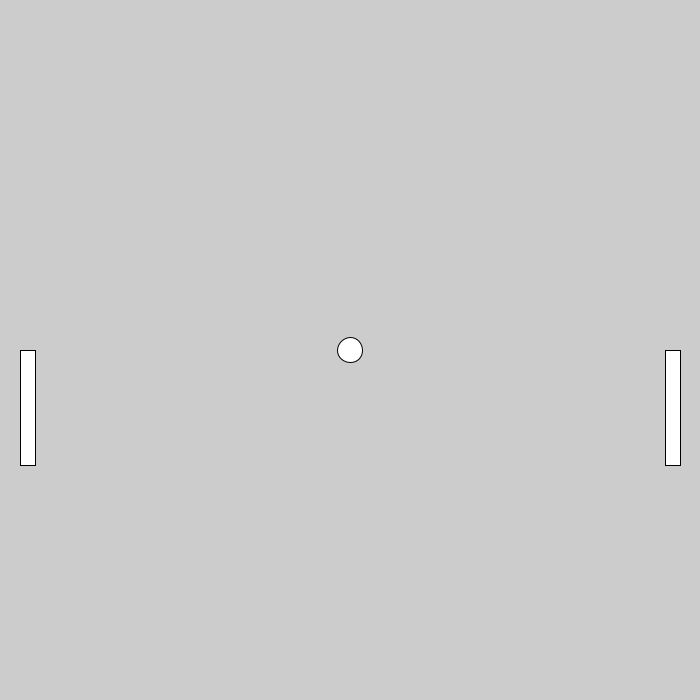
Frame 1 (no input)
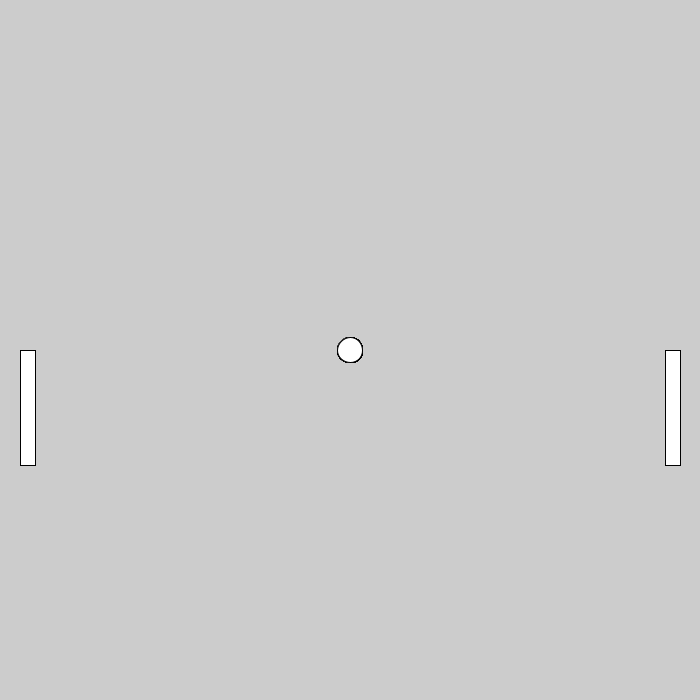
Frame 60 (the mouse pressed at the canvas centre just before this capture)
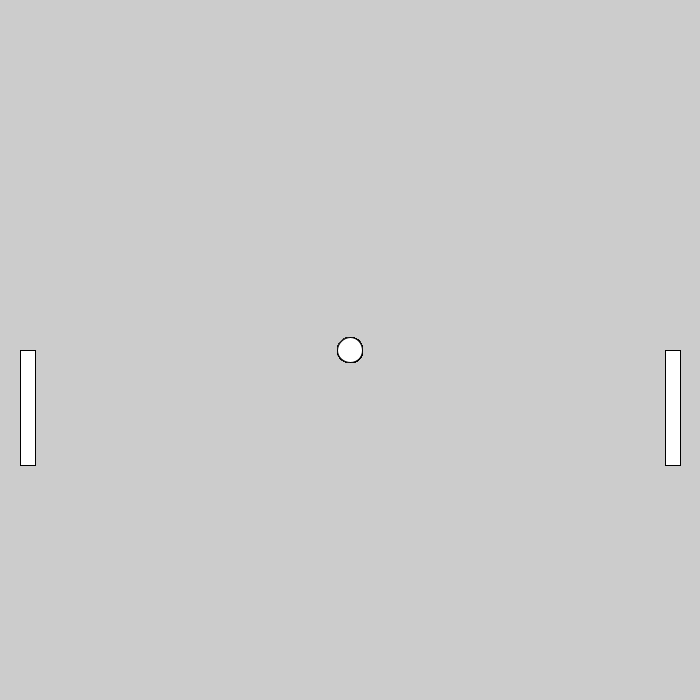
Frame 120 (the mouse held since frame 60 and released just before this capture)

The Processing sketch that drew these frames (run headless with seeded random() and noise(); from frame 60 on, the mouse is pressed at the canvas centre):

// Processing sketch: Pong1
// ── Pong1.pde
//Global Variables
int appWidth, appHeight;
float centerX, centerY, xStart, yStart, widthRect, heightRect;
color blackNightMode=#000000, orange=#FF8512, white=#FFFFFF, red=#FF0000; //Hexidecimal
color orangeNightMode=#FF8500, redNightMode=#FF0000;
float thin, normal, thick;
Boolean nightMode=false, randomBackground=false;
Boolean greyScale=false, backgroundColor=false;
//
void setup() {
  //Declaring Display Geometry: landscape, square, portrait
  size(700, 700); //Able to deploy with fullScreen();
  //fullScreen();
  appWidth = width;
  appHeight = height;
  //Concatenation: , or + (i.e space)
  println("\t\t\tWidth="+width, "\tHeight="+height);
  println("Display Monitor:", "\twidth:"+displayWidth, "\theight:"+displayHeight);
  //
  String ls="Landscape or Square", p="portrait", DO="Display Orientation", instruct="Bru, turn your phun";
  //
  if ( appWidth < appHeight ) { //Declaring Landscape & square
    println(instruct);
  } else {
    println("Display: Good to Go");
    if ( appWidth > displayWidth ) { //Fitting CANVAS into Monitor Display
      appWidth=0;
      appHeight=0;
      println("STOP, is broken");
    } else {
      //Empty ELSE
    }
  }
  //Population
  centerX = appWidth * 1/2;
  centerY = height * 1/2;
  xStart = centerX - ( appWidth * 1/4 );
  yStart  = centerY - ( height * 1/4 );
  widthRect = appWidth * 1/2;
  heightRect = height * 1/2;
  thin = appWidth / appWidth; //1
  normal = appWidth * 1/70;
  thick = appWidth * 1/35;
} //End setup
//
void draw() {
  // New Background Function "covers" old grey scale background
  // Night Mode means background cannot have blue // change randome for night mode, hard code "0"
  //if ( greyScale == true ) background(100); //grey scale (0-255) & Blue Issue for night mode
  //
  //Casting reminder
  //if ( backgroundColor == true ) background( color( random(0 , 255), random(0 , 255), random(0 , 255) ) ); // Color without blue
  //
  //strokeWeight( thick );
  if ( nightMode == true ) 
{
  //background( blackNightMode );
  //stroke( orangeNightMode );
  //fill(redNightMode);
} else 
{
  //stroke( orange );
  //fill( red );
}
  //rect(xStart, yStart, widthRect, heightRect);
  //fill(white); //default reset
  //stroke( blackNightMode ); //default reset
  //strokeWeight(1); //default reset
  //circle(50, 100, 60);
  //circle(130, 100, 60);
  //circle(90, 110, 60);
  //circle(90, 75, 60);
  fill(255, 255,255);
  ellipse(350, 350, 25, 25);
  fill(255, 255, 255);
  rect(20, 350, 15, 115);
  fill(255, 255, 255);
  rect(665, 350, 15, 115);
} //End draw
//
void keyPressed() {
  greyScale = false;
  backgroundColor = false;
  if ( key == 'G' || key == 'g' ) greyScale = true;
  if ( key == 'B' || key == 'b' ) backgroundColor = true;
} //End keyPressed
//
void mousePressed() {
  if ( mouseButton == LEFT ) nightMode = true;
  if ( mouseButton == RIGHT ) nightMode = false;
} //End mousePressed
//
// End Main Program
